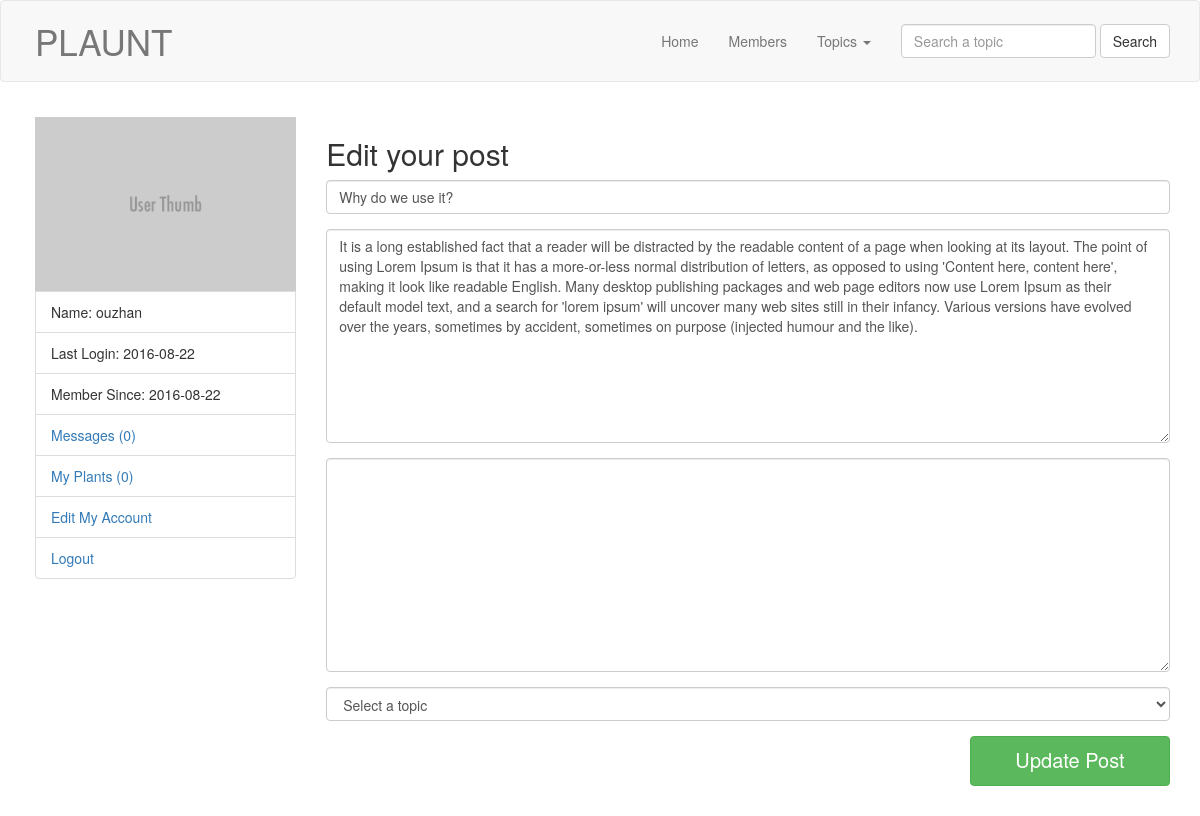
/edit_post.php?post_id=17 (signed in), run on the app's committed database.
### tables this page shows
CREATE TABLE `users` (
  `user_id` int(11) NOT NULL,
  `user_name` varchar(100) NOT NULL,
  `user_pass` varchar(100) NOT NULL,
  `user_email` varchar(100) NOT NULL,
  `user_country` varchar(100) NOT NULL,
  `user_gender` varchar(100) NOT NULL,
  `user_b_day` date NOT NULL,
  `user_image` text NOT NULL,
  `register_date` date NOT NULL,
  `last_login` date NOT NULL,
  `status` text NOT NULL,
  `verification_code` int(100) NOT NULL,
  `posts` text NOT NULL,
  `user_role` varchar(100) NOT NULL
);

CREATE TABLE `posts` (
  `post_id` int(11) NOT NULL,
  `user_id` int(11) NOT NULL,
  `topic_id` int(11) NOT NULL,
  `post_title` text NOT NULL,
  `post_content` text NOT NULL,
  `post_date` timestamp NOT NULL DEFAULT CURRENT_TIMESTAMP ON UPDATE CURRENT_TIMESTAMP
);

### edit_post.php (the view, shortened to what this page needs)
<?php
	include ( "includes/connection.php" );
	include ( "functions/functions.php" );
	if ( !isset( $_SESSION['user_email'] ) ) {
		header( "location: index.php" );
	}else {
		include ( "header.php" );
		include ( "user_sidebar.php" );
?>
		<div class="col-sm-9">
			<?php
				if ( isset( $_GET['post_id'] ) ) {
					$get_id = $_GET['post_id'];
					$get_post = "SELECT *  from posts where post_id='$get_id'";
					$run_post = mysqli_query( $connection, $get_post );
					$row = mysqli_fetch_array( $run_post );
					$post_title = $row['post_title'];
					$post_content = $row['post_content'];
					$post_image = $row['post_image'];
				}
			?>
			<form action="" method="post" class="form-horizontal">
				<h2>Edit your post</h2>
				<div class="form-group">
					<div class="col-sm-12">
						<input type="text" name="title" class="form-control" value="<?php echo $post_title; ?>">
					</div>
				</div>
				<div class="form-group">
					<div class="col-sm-12">
						<textarea name="content" class="form-control" cols="30" rows="10"><?php echo $post_content; ?></textarea>
					</div>
				</div>
				<div class="form-group">
					<div class="col-sm-12">
						<textarea name="image" class="form-control" cols="30" rows="10"><?php echo $post_image; ?></textarea>
					</div>
				</div>
				<div class="form-group">
					<div class="col-sm-12">
						<select name="topic" class="form-control">
							<option value="">Select a topic</option>
						</select>
					</div>
				</div>
				<div class="form-group">
					<div class="col-sm-12">
						<input type="submit" name="update" class="btn btn-success pull-right" value="Update Post">
					</div>
				</div>
			</form>
		</div>
<?php
	include( "footer.php" );
} ?>

### user_sidebar.php (shortened to what this page needs)
<div class="col-sm-3">
	<?php
		$user 		= $_SESSION['user_email'];
		$get_user   = "SELECT * from users where user_email='$user'";
		$run_user   = mysqli_query( $connection, $get_user );
		$row 		= mysqli_fetch_array( $run_user );
		$user_id 	    = $row['user_id'];
		$user_name 		= $row['user_name'];
		$user_image 	= $row['user_image'];
		$register_date  = $row['register_date'];
		$last_login 	= $row['last_login'];
		$user_posts = "SELECT  * from posts where user_id='$user_id'";
		$run_posts = mysqli_query( $connection, $user_posts );
		$posts = mysqli_num_rows( $run_posts );
		$sel_msg = "SELECT * from messages where receiver='$user_id' AND status='unread' order by 1 DESC";
		$run_msg = mysqli_query( $connection, $sel_msg );
		$count_msg = mysqli_num_rows( $run_msg );
	?>
	<img src="user/user_images/<?php echo $user_image; ?>" class="img-responsive" alt="">
	<ul class="list-group">
		<li class="list-group-item">Name: <?php echo $user_name; ?></li>
		<li class="list-group-item">Last Login: <?php echo $last_login; ?></li>
		<li class="list-group-item">Member Since: <?php echo $register_date; ?></li>
		<li class="list-group-item"><a href="my_messages.php?inbox&u_id=<?php echo $user_id; ?>">Messages (<?php echo $count_msg; ?>)</a></li>
		<li class="list-group-item"><a href="my_posts.php?u_id=<?php echo $user_id; ?>">My Plants (<?php echo $posts; ?>)</a></li>
		<li class="list-group-item"><a href="edit_profile.php?u_id=<?php echo $user_id; ?>">Edit My Account</a></li>
		<li class="list-group-item"><a href="logout.php">Logout</a></li>
	</ul>
</div>

### assets/css/main.css (style rules this page uses)
.list-group-item:first-child { border-top-right-radius: 0; border-top-left-radius: 0; }

### data on the page
users: user_image (placeholder picture), user_name "ouzhan", last_login "2016-08-22", register_date "2016-08-22"
posts: title "Why do we use it?", content "It is a long established fact that a reader will be distracted by the readable content of a page when looking at its layout. The point of using Lorem Ipsum is that it has a more-or-less normal distribution of letters, as opposed to using 'Content here, content here', making it look like readable English. Many desktop publishing packages and web page editors now use Lorem Ipsum as their default model text, and a search for 'lorem ipsum' will uncover many web sites still in their infancy. Various versions have evolved over the years, sometimes by accident, sometimes on purpose (injected humour and the like)."

### other printed values
$count_msg "0"
$posts "0"
